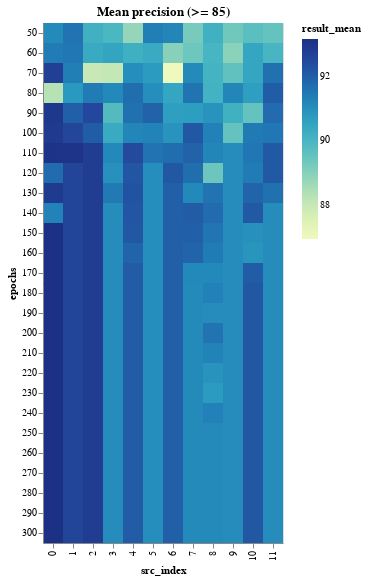

Notebook code for this chart:
### Code cell
range_epoch_results_df = epochs_results_df[
    epochs_results_df.result_mean >= DETAILED_VIEW_TRESHOLD
]

binified_epochs_heatmap(
    f"Mean precision (>= {DETAILED_VIEW_TRESHOLD})", 
    range_epoch_results_df
)

### Figure 1 — Vega-Lite specification as saved in the notebook (floating-point values rounded to 4 significant figures; data arrays with more than 128 entries replaced by an {"elided": "..."} marker saying what was removed)
{"config": {"view": {"continuousWidth": 400, "continuousHeight": 300}}, "hconcat": [{"mark": "rect", "encoding": {"color": {"type": "quantitative", "field": "result_mean"}, "tooltip": [{"type": "quantitative", "field": "result_mean"}, {"type": "quantitative", "field": "result_std"}, {"type": "quantitative", "field": "neurons"}, {"type": "quantitative", "field": "layers"}, {"type": "quantitative", "field": "epochs"}, {"type": "quantitative", "field": "src_index"}], "x": {"type": "ordinal", "field": "src_index"}, "y": {"type": "ordinal", "field": "epochs"}}, "selection": {"selector008": {"type": "interval", "bind": "scales", "encodings": ["x", "y"]}}, "title": "Mean precision (>= 85)"}], "data": {"name": "data-bc8ce15e2191ff95fc027862abe20bbb"}, "$schema": "https://vega.github.io/schema/vega-lite/v4.8.1.json", "datasets": {"data-bc8ce15e2191ff95fc027862abe20bbb": {"elided": "312 records"}}}
